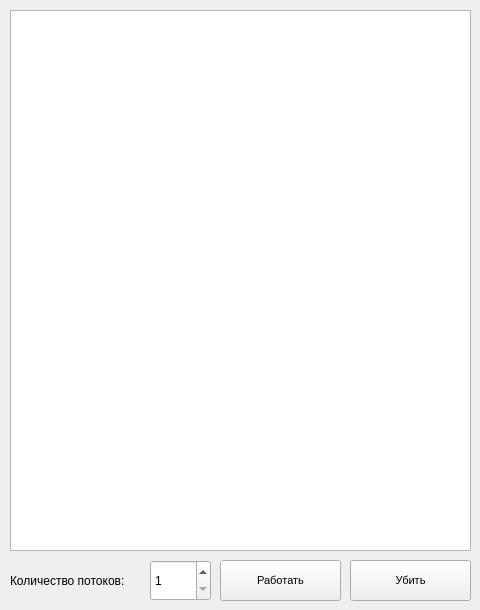
<?xml version="1.0" encoding="UTF-8"?>
<ui version="4.0">
 <class>MainWindow</class>
 <widget class="QMainWindow" name="MainWindow">
  <property name="geometry">
   <rect>
    <x>0</x>
    <y>0</y>
    <width>480</width>
    <height>610</height>
   </rect>
  </property>
  <property name="windowTitle">
   <string>MainWindow</string>
  </property>
  <widget class="QWidget" name="centralWidget">
   <widget class="QPushButton" name="pushButton_start">
    <property name="geometry">
     <rect>
      <x>220</x>
      <y>560</y>
      <width>121</width>
      <height>41</height>
     </rect>
    </property>
    <property name="font">
     <font>
      <pointsize>8</pointsize>
     </font>
    </property>
    <property name="text">
     <string>Работать</string>
    </property>
   </widget>
   <widget class="QPushButton" name="pushButton_kill">
    <property name="geometry">
     <rect>
      <x>350</x>
      <y>560</y>
      <width>121</width>
      <height>41</height>
     </rect>
    </property>
    <property name="font">
     <font>
      <pointsize>8</pointsize>
     </font>
    </property>
    <property name="text">
     <string>Убить</string>
    </property>
   </widget>
   <widget class="QSpinBox" name="spinBox">
    <property name="geometry">
     <rect>
      <x>150</x>
      <y>560</y>
      <width>61</width>
      <height>41</height>
     </rect>
    </property>
    <property name="minimum">
     <number>1</number>
    </property>
    <property name="maximum">
     <number>5000</number>
    </property>
   </widget>
   <widget class="QLabel" name="label">
    <property name="geometry">
     <rect>
      <x>10</x>
      <y>560</y>
      <width>131</width>
      <height>41</height>
     </rect>
    </property>
    <property name="text">
     <string>Количество потоков:</string>
    </property>
   </widget>
   <widget class="QTextEdit" name="textEdit">
    <property name="geometry">
     <rect>
      <x>10</x>
      <y>10</y>
      <width>461</width>
      <height>541</height>
     </rect>
    </property>
   </widget>
  </widget>
 </widget>
 <layoutdefault spacing="6" margin="11"/>
 <tabstops>
  <tabstop>textEdit</tabstop>
  <tabstop>spinBox</tabstop>
  <tabstop>pushButton_start</tabstop>
  <tabstop>pushButton_kill</tabstop>
 </tabstops>
 <resources/>
 <connections/>
</ui>
